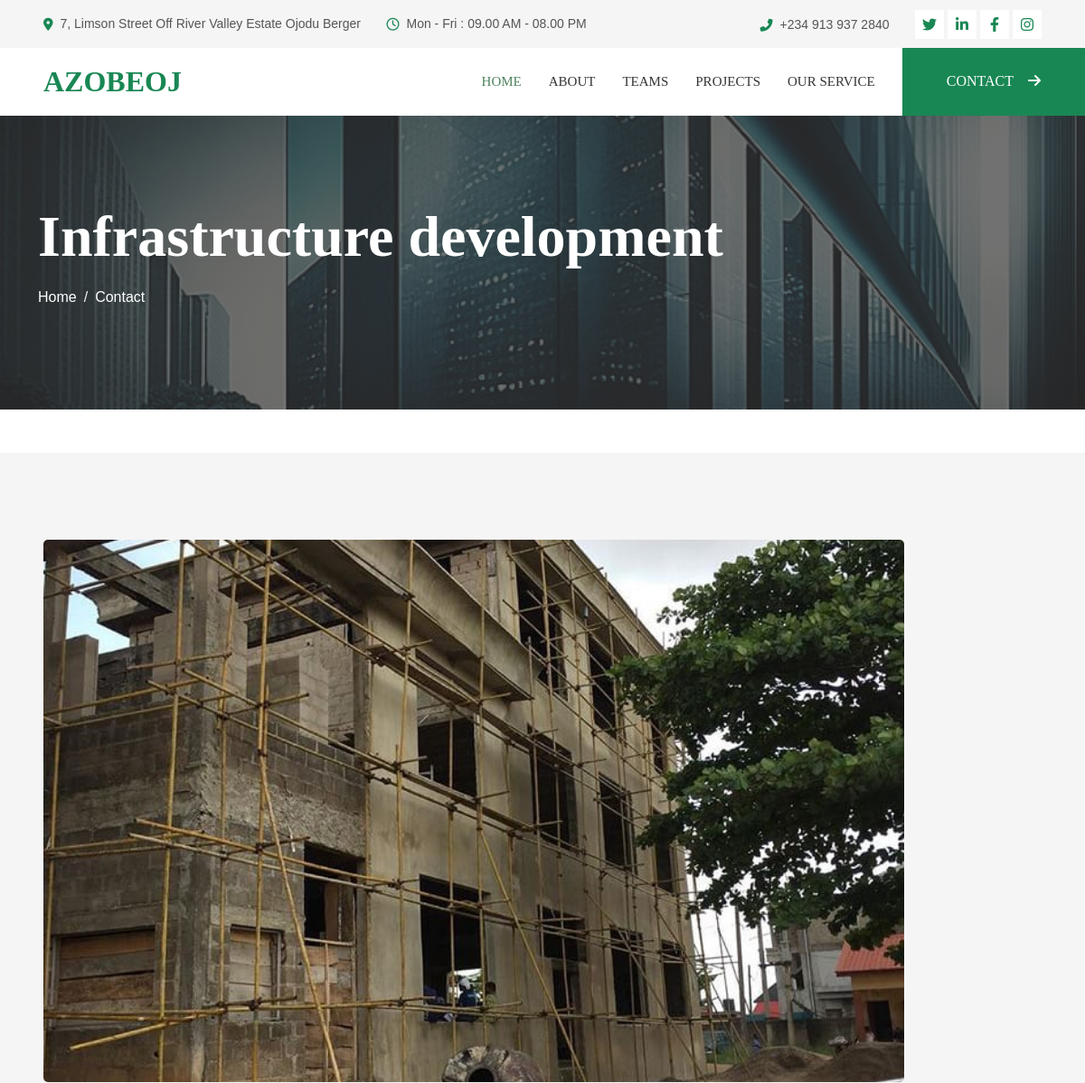
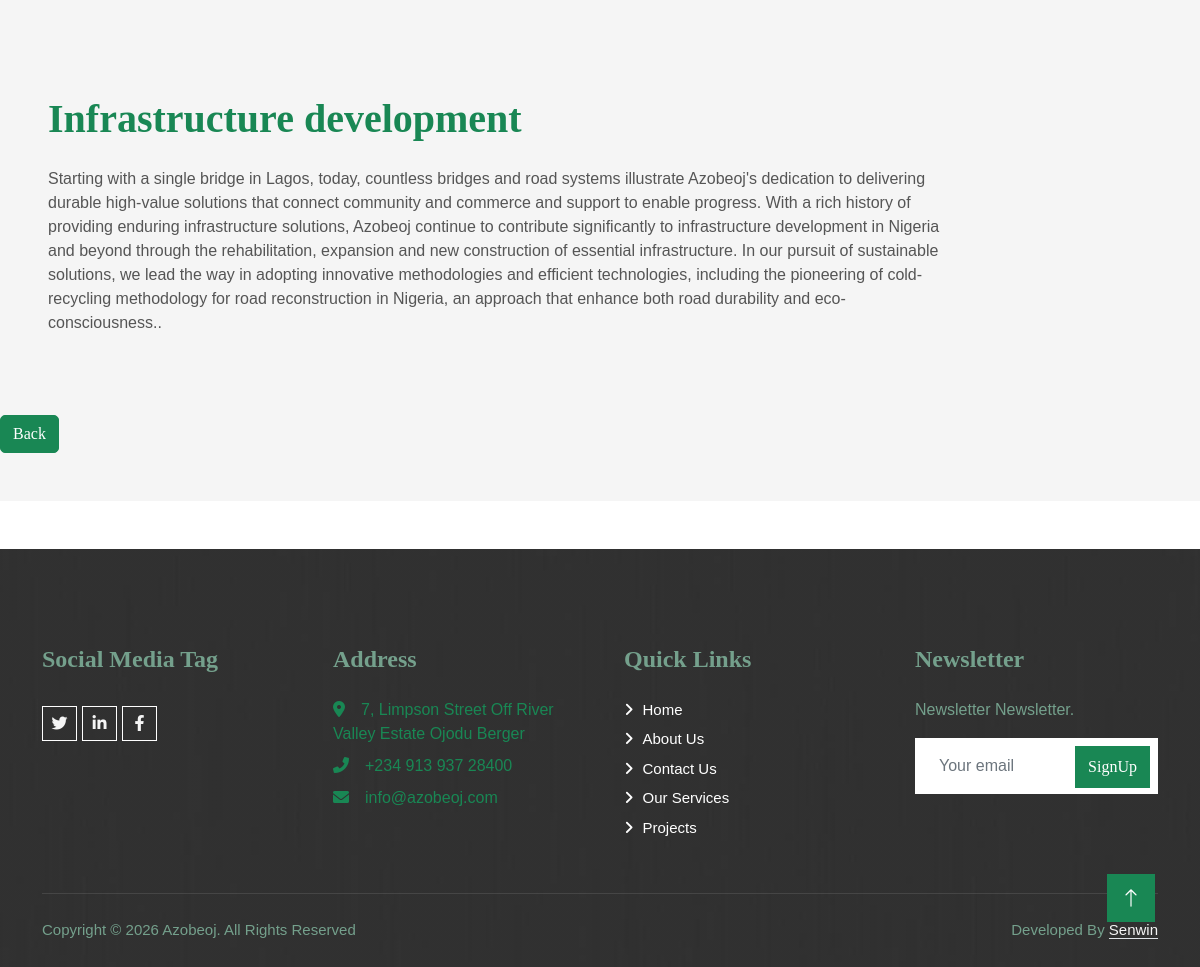
/last_article/2/, run on the app's committed database (2 pictures, top to bottom).
### azobeoj/models.py (models this page shows, shortened)
class LastAzobeojMainPost(models.Model):
    last_title = models.CharField(max_length=255, blank=True, null=True)
    last_description = models.TextField()
    last_slug = models.SlugField (max_length=255,blank=True, null=True)
    last_magnus_img = models.ImageField(upload_to='last_images/')
    last_publish_date = models.DateTimeField (auto_now_add= True)
    last_author = models.ForeignKey(User, on_delete=models.CASCADE)
    class Meta:
        ordering =['-last_publish_date']

### azobeoj/views.py (the view, shortened to what this page needs)
# urls.py: path('last_article/<int:pk>/', LastArticleDetailView.as_view(), name="last_detail"),
class LastArticleDetailView(DetailView):
    model = LastAzobeojMainPost
    template_name = 'azobeoj/last_article_detail.html'

### templates/azobeoj/last_article_detail.html (shortened to what this page needs)
{% extends "base.html" %}
{% load static %}
{% block content%}
<div>
    <div class="container-fluid page-header py-5 mb-5">
        <div class="container py-5">
            <h1 class="display-3 text-white mb-3 animated slideInDown">{{ object.last_title }}</h1>
            <nav aria-label="breadcrumb animated slideInDown">
                <ol class="breadcrumb">
                    <li class="breadcrumb-item"><a class="text-white" href="{% url 'home' %}">Home</a></li>
                    <li class="breadcrumb-item"><a class="text-white" href="{% url 'contact' %}">Contact</a></li>
                </ol>
            </nav>
        </div>
    </div>
    <div class="container-fluid bg-light overflow-hidden my-7 px-lg-0">
        <div class="container about px-lg-0">
            <div class="row g-0 mx-lg-0">
                <div class="col-lg-10 about-text py-5 wow fadeIn" data-wow-delay="0.5s">
                </div>
                <div class="col-lg-10 ps-lg-5" style="min-height: 600px;">
                    <div class="position-relative h-100">
                        <img class="position-absolute img-fluid w-100 h-100" src="{{ object.last_magnus_img.url }}" style="object-fit: cover; border-radius: 5px;" alt="">
                    </div>
                </div>
                <div class="col-lg-10 about-text py-5 wow fadeIn" data-wow-delay="0.5s">
                    <div class="p-lg-5 pe-lg-0">
                        <h1 class="display-7 mb-4">{{ object.last_title }}</h1>
                        <p class="mb-4 pb-2">{{ object.last_description }}.</p>
                    </div>
                    <div class="btn-wrapper">
                        <a href=""onclick="history.back(); return false;" class="btn btn-primary"style="border-radius: 5px;font-family: Georgia;"> Back </a>
                    </div>
                </div>
            </div>
        </div>
    </div>
</div>
{% endblock %}

### static/css/style.css (style rules this page uses)
:root { --primary: #4e835d; --light: #F5F5F5; --dark: #353535; font-family: Georgia; }
.btn-primary { color: #000; background-color: #198754; border-color: #198754; font-family: Georgia; }
p { margin-top: 0; margin-bottom: 1rem; font-family:sans-serif; }
a { color: #198754; text-decoration: none; }
h1, .h1, h2, .h2, h3, .h3, h4, .h4, h5, .h5, h6, .h6 { margin-top: 0; margin-bottom: .5rem; font-family:Georgia; font-weight: 700; line-height: 1.2; color: #198754; }
body { margin: 0; font-family:sans-serif; font-size: 1rem; font-weight: 400; line-height: 1.5; color: #555; background-color: #fff; -webkit-text-size-adjust: 100%; -webkit-tap-highlight-color: rgba(0, 0, 0, 0); }
.h-100 { height: 80%; }
.btn { font-weight: 500; transition: .5s; }
.btn.btn-primary, .btn.btn-secondary { color: #FFFFFF; }
.page-header { background: linear-gradient(rgba(53, 53, 53, .7), rgba(53, 53, 53, .7)), url(../img/carousel-1.jpg) center center no-repeat; background-size: cover; }
.breadcrumb-item + .breadcrumb-item::before { color: var(--light); }
@media (min-width: 992px) { .container.about { max-width: 100% !important; } }
@media (min-width: 992px) { .about-text { padding-right: calc(((100% - 960px) / 2) + .75rem); } }
@media (min-width: 1200px) { .about-text { padding-right: calc(((100% - 1140px) / 2) + .75rem); } }

### data on the page
LastAzobeojMainPost: last_title "Infrastructure development", last_magnus_img (picture), last_description "Starting with a single bridge in Lagos, today, countless bridges and road systems illustrate Azobeoj's dedication to delivering durable high-value solutions that connect community and commerce and support to enable progress. With a rich history of providing enduring infrastructure solutions, Azobeoj continue to contribute significantly to infrastructure development in Nigeria and beyond through the rehabilitation, expansion and new construction of essential infrastructure. In our pursuit of sustainable solutions, we lead the way in adopting innovative methodologies and efficient technologies, including the pioneering of cold-recycling methodology for road reconstruction in Nigeria, an…"
